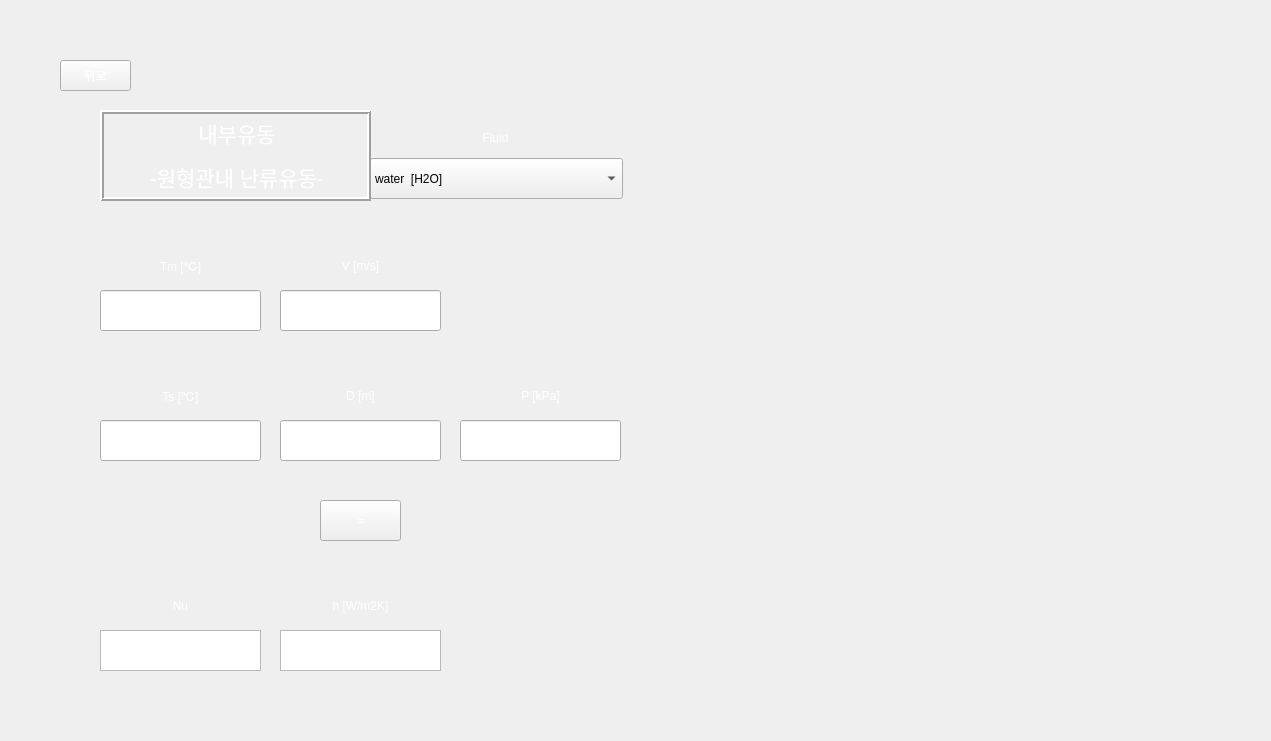
<?xml version="1.0" encoding="UTF-8"?>
<ui version="4.0">
 <class>Form</class>
 <widget class="QWidget" name="Form">
  <property name="geometry">
   <rect>
    <x>0</x>
    <y>0</y>
    <width>1271</width>
    <height>741</height>
   </rect>
  </property>
  <property name="minimumSize">
   <size>
    <width>996</width>
    <height>580</height>
   </size>
  </property>
  <property name="maximumSize">
   <size>
    <width>1271</width>
    <height>741</height>
   </size>
  </property>
  <property name="windowTitle">
   <string>Form</string>
  </property>
  <property name="styleSheet">
   <string notr="true"/>
  </property>
  <widget class="QLineEdit" name="Tm">
   <property name="geometry">
    <rect>
     <x>100</x>
     <y>290</y>
     <width>161</width>
     <height>41</height>
    </rect>
   </property>
   <property name="styleSheet">
    <string notr="true">
font: 14pt &quot;맑은 고딕&quot;;</string>
   </property>
  </widget>
  <widget class="QLabel" name="label_2">
   <property name="geometry">
    <rect>
     <x>280</x>
     <y>240</y>
     <width>161</width>
     <height>51</height>
    </rect>
   </property>
   <property name="styleSheet">
    <string notr="true">color: qlineargradient(spread:pad, x1:0, y1:1, x2:1, y2:0, stop:0 rgba(255, 255, 255, 255), stop:1 rgba(255, 255, 255, 255));
background-image: url(:/background/버튼2.png);
font: 20pt &quot;맑은 고딕&quot;;</string>
   </property>
   <property name="text">
    <string>V [m/s]</string>
   </property>
   <property name="alignment">
    <set>Qt::AlignCenter</set>
   </property>
  </widget>
  <widget class="QLineEdit" name="V">
   <property name="geometry">
    <rect>
     <x>280</x>
     <y>290</y>
     <width>161</width>
     <height>41</height>
    </rect>
   </property>
   <property name="styleSheet">
    <string notr="true">
font: 14pt &quot;맑은 고딕&quot;;</string>
   </property>
  </widget>
  <widget class="QLabel" name="label_8">
   <property name="geometry">
    <rect>
     <x>100</x>
     <y>370</y>
     <width>161</width>
     <height>51</height>
    </rect>
   </property>
   <property name="styleSheet">
    <string notr="true">color: qlineargradient(spread:pad, x1:0, y1:1, x2:1, y2:0, stop:0 rgba(255, 255, 255, 255), stop:1 rgba(255, 255, 255, 255));
background-image: url(:/background/버튼2.png);
font: 20pt &quot;맑은 고딕&quot;;</string>
   </property>
   <property name="text">
    <string>Ts [℃]</string>
   </property>
   <property name="alignment">
    <set>Qt::AlignCenter</set>
   </property>
  </widget>
  <widget class="QLineEdit" name="P">
   <property name="geometry">
    <rect>
     <x>460</x>
     <y>420</y>
     <width>161</width>
     <height>41</height>
    </rect>
   </property>
   <property name="styleSheet">
    <string notr="true">
font: 14pt &quot;맑은 고딕&quot;;</string>
   </property>
  </widget>
  <widget class="QLineEdit" name="Ts">
   <property name="geometry">
    <rect>
     <x>100</x>
     <y>420</y>
     <width>161</width>
     <height>41</height>
    </rect>
   </property>
   <property name="styleSheet">
    <string notr="true">
font: 14pt &quot;맑은 고딕&quot;;</string>
   </property>
  </widget>
  <widget class="QPushButton" name="check">
   <property name="geometry">
    <rect>
     <x>320</x>
     <y>500</y>
     <width>81</width>
     <height>41</height>
    </rect>
   </property>
   <property name="styleSheet">
    <string notr="true">QPushButton {
color: qlineargradient(spread:pad, x1:0, y1:1, x2:1, y2:0, stop:0 rgba(255, 255, 255, 255), stop:1 rgba(255, 255, 255, 255));
background-image: url(:/background/버튼2.png);
font: 20pt &quot;맑은 고딕&quot;;
}
QPushButton:hover{
border-image: url(:/background/버튼클릭2.png);
}</string>
   </property>
   <property name="text">
    <string>=</string>
   </property>
  </widget>
  <widget class="QLabel" name="label_4">
   <property name="geometry">
    <rect>
     <x>460</x>
     <y>370</y>
     <width>161</width>
     <height>51</height>
    </rect>
   </property>
   <property name="styleSheet">
    <string notr="true">color: qlineargradient(spread:pad, x1:0, y1:1, x2:1, y2:0, stop:0 rgba(255, 255, 255, 255), stop:1 rgba(255, 255, 255, 255));
background-image: url(:/background/버튼2.png);
font: 20pt &quot;맑은 고딕&quot;;</string>
   </property>
   <property name="text">
    <string>P [kPa]</string>
   </property>
   <property name="alignment">
    <set>Qt::AlignCenter</set>
   </property>
  </widget>
  <widget class="QLabel" name="label">
   <property name="geometry">
    <rect>
     <x>100</x>
     <y>240</y>
     <width>161</width>
     <height>51</height>
    </rect>
   </property>
   <property name="styleSheet">
    <string notr="true">color: qlineargradient(spread:pad, x1:0, y1:1, x2:1, y2:0, stop:0 rgba(255, 255, 255, 255), stop:1 rgba(255, 255, 255, 255));
background-image: url(:/background/버튼2.png);
font: 20pt &quot;맑은 고딕&quot;;</string>
   </property>
   <property name="text">
    <string>Tm [℃]</string>
   </property>
   <property name="alignment">
    <set>Qt::AlignCenter</set>
   </property>
  </widget>
  <widget class="QLineEdit" name="Dh">
   <property name="geometry">
    <rect>
     <x>280</x>
     <y>420</y>
     <width>161</width>
     <height>41</height>
    </rect>
   </property>
   <property name="styleSheet">
    <string notr="true">
font: 14pt &quot;맑은 고딕&quot;;</string>
   </property>
  </widget>
  <widget class="QLabel" name="label_3">
   <property name="geometry">
    <rect>
     <x>280</x>
     <y>370</y>
     <width>161</width>
     <height>51</height>
    </rect>
   </property>
   <property name="styleSheet">
    <string notr="true">color: qlineargradient(spread:pad, x1:0, y1:1, x2:1, y2:0, stop:0 rgba(255, 255, 255, 255), stop:1 rgba(255, 255, 255, 255));
background-image: url(:/background/버튼2.png);
font: 20pt &quot;맑은 고딕&quot;;</string>
   </property>
   <property name="text">
    <string>D [m]</string>
   </property>
   <property name="alignment">
    <set>Qt::AlignCenter</set>
   </property>
  </widget>
  <widget class="QPushButton" name="pushButton">
   <property name="geometry">
    <rect>
     <x>60</x>
     <y>60</y>
     <width>71</width>
     <height>31</height>
    </rect>
   </property>
   <property name="styleSheet">
    <string notr="true">QPushButton {
color: qlineargradient(spread:pad, x1:0, y1:1, x2:1, y2:0, stop:0 rgba(255, 255, 255, 255), stop:1 rgba(255, 255, 255, 255));
background-image: url(:/background/버튼2.png);
font: 14pt &quot;맑은 고딕&quot;;
}
QPushButton:hover{
border-image: url(:/background/버튼클릭2.png);
}</string>
   </property>
   <property name="text">
    <string>뒤로</string>
   </property>
  </widget>
  <widget class="QLabel" name="label_9">
   <property name="geometry">
    <rect>
     <x>280</x>
     <y>580</y>
     <width>161</width>
     <height>51</height>
    </rect>
   </property>
   <property name="styleSheet">
    <string notr="true">color: qlineargradient(spread:pad, x1:0, y1:1, x2:1, y2:0, stop:0 rgba(255, 255, 255, 255), stop:1 rgba(255, 255, 255, 255));
background-image: url(:/background/버튼2.png);
font: 18pt &quot;맑은 고딕&quot;;</string>
   </property>
   <property name="text">
    <string>h [W/m2K]</string>
   </property>
   <property name="alignment">
    <set>Qt::AlignCenter</set>
   </property>
  </widget>
  <widget class="QTextBrowser" name="textBrowser">
   <property name="geometry">
    <rect>
     <x>100</x>
     <y>630</y>
     <width>161</width>
     <height>41</height>
    </rect>
   </property>
   <property name="styleSheet">
    <string notr="true">
font: 14pt &quot;맑은 고딕&quot;;</string>
   </property>
  </widget>
  <widget class="QLabel" name="label_6">
   <property name="geometry">
    <rect>
     <x>100</x>
     <y>580</y>
     <width>161</width>
     <height>51</height>
    </rect>
   </property>
   <property name="styleSheet">
    <string notr="true">color: qlineargradient(spread:pad, x1:0, y1:1, x2:1, y2:0, stop:0 rgba(255, 255, 255, 255), stop:1 rgba(255, 255, 255, 255));
background-image: url(:/background/버튼2.png);
font: 20pt &quot;맑은 고딕&quot;;</string>
   </property>
   <property name="text">
    <string>Nu</string>
   </property>
   <property name="alignment">
    <set>Qt::AlignCenter</set>
   </property>
  </widget>
  <widget class="QTextBrowser" name="textBrowser_2">
   <property name="geometry">
    <rect>
     <x>280</x>
     <y>630</y>
     <width>161</width>
     <height>41</height>
    </rect>
   </property>
   <property name="styleSheet">
    <string notr="true">
font: 14pt &quot;맑은 고딕&quot;;</string>
   </property>
  </widget>
  <widget class="QLabel" name="label_10">
   <property name="geometry">
    <rect>
     <x>370</x>
     <y>112</y>
     <width>251</width>
     <height>51</height>
    </rect>
   </property>
   <property name="styleSheet">
    <string notr="true">color: qlineargradient(spread:pad, x1:0, y1:1, x2:1, y2:0, stop:0 rgba(255, 255, 255, 255), stop:1 rgba(255, 255, 255, 255));
background-image: url(:/background/버튼2.png);
font: 20pt &quot;맑은 고딕&quot;;</string>
   </property>
   <property name="text">
    <string>Fluid</string>
   </property>
   <property name="alignment">
    <set>Qt::AlignCenter</set>
   </property>
  </widget>
  <widget class="QLabel" name="label_7">
   <property name="geometry">
    <rect>
     <x>0</x>
     <y>0</y>
     <width>1271</width>
     <height>741</height>
    </rect>
   </property>
   <property name="styleSheet">
    <string notr="true">image: url(:/background/배경2.png);</string>
   </property>
   <property name="text">
    <string/>
   </property>
  </widget>
  <widget class="QLabel" name="label_5">
   <property name="geometry">
    <rect>
     <x>680</x>
     <y>50</y>
     <width>541</width>
     <height>641</height>
    </rect>
   </property>
   <property name="styleSheet">
    <string notr="true">image: url(:/background/Dittus boelter.PNG);</string>
   </property>
   <property name="text">
    <string/>
   </property>
  </widget>
  <widget class="QLabel" name="label_11">
   <property name="geometry">
    <rect>
     <x>730</x>
     <y>400</y>
     <width>441</width>
     <height>241</height>
    </rect>
   </property>
   <property name="styleSheet">
    <string notr="true">image: url(:/background/Dittus boelter-2.PNG);</string>
   </property>
   <property name="text">
    <string/>
   </property>
  </widget>
  <widget class="QComboBox" name="fluid_2">
   <property name="geometry">
    <rect>
     <x>370</x>
     <y>158</y>
     <width>253</width>
     <height>41</height>
    </rect>
   </property>
   <property name="styleSheet">
    <string notr="true">background-image: url(:/background/하얀거.png);
font: 11pt &quot;맑은 고딕&quot;;</string>
   </property>
   <item>
    <property name="text">
     <string>water  [H2O]</string>
    </property>
   </item>
   <item>
    <property name="text">
     <string>air</string>
    </property>
   </item>
   <item>
    <property name="text">
     <string>1-Butene  [C4H8]</string>
    </property>
   </item>
   <item>
    <property name="text">
     <string>Acetone  [C3H6O]</string>
    </property>
   </item>
   <item>
    <property name="text">
     <string>Ammonia  [NH3]</string>
    </property>
   </item>
   <item>
    <property name="text">
     <string>Argon  [Ar]</string>
    </property>
   </item>
   <item>
    <property name="text">
     <string>Benzene  [C6H6]</string>
    </property>
   </item>
   <item>
    <property name="text">
     <string>CarbonDioxide  [CO2]</string>
    </property>
   </item>
   <item>
    <property name="text">
     <string>CarbonMonoxide  [CO]</string>
    </property>
   </item>
   <item>
    <property name="text">
     <string>CarbonylSulfide  [COS]</string>
    </property>
   </item>
   <item>
    <property name="text">
     <string>CycloHexane  [C6H12]</string>
    </property>
   </item>
   <item>
    <property name="text">
     <string>CycloPropane  [C3H6]</string>
    </property>
   </item>
   <item>
    <property name="text">
     <string>Cyclopentane  [C5H10]</string>
    </property>
   </item>
   <item>
    <property name="text">
     <string>D4  [C8H24O4Si4]</string>
    </property>
   </item>
   <item>
    <property name="text">
     <string>D5  [C10H30O5Si5]</string>
    </property>
   </item>
   <item>
    <property name="text">
     <string>D6  [C12H36O6Si6]</string>
    </property>
   </item>
   <item>
    <property name="text">
     <string>Deuterium  [D2]</string>
    </property>
   </item>
   <item>
    <property name="text">
     <string>Dichloroethane  [C2Cl2H4]</string>
    </property>
   </item>
   <item>
    <property name="text">
     <string>DiethylEther  [C4H10O]</string>
    </property>
   </item>
   <item>
    <property name="text">
     <string>DimethylCarbonate  [C3H6O3]</string>
    </property>
   </item>
   <item>
    <property name="text">
     <string>DimethylEther  [C2H6O]</string>
    </property>
   </item>
   <item>
    <property name="text">
     <string>Ethane  [C2H6]</string>
    </property>
   </item>
   <item>
    <property name="text">
     <string>Ethanol  [C2H6O]</string>
    </property>
   </item>
   <item>
    <property name="text">
     <string>EthylBenzene  [C8H10]</string>
    </property>
   </item>
   <item>
    <property name="text">
     <string>Ethylene  [C2H4]</string>
    </property>
   </item>
   <item>
    <property name="text">
     <string>EthyleneOxide  [C2H4O]</string>
    </property>
   </item>
   <item>
    <property name="text">
     <string>Fluorine  [F2]</string>
    </property>
   </item>
   <item>
    <property name="text">
     <string>HFE143m  [C2F3H3O]</string>
    </property>
   </item>
   <item>
    <property name="text">
     <string>HeavyWater  [D2O]</string>
    </property>
   </item>
   <item>
    <property name="text">
     <string>Helium  [He]</string>
    </property>
   </item>
   <item>
    <property name="text">
     <string>Hydrogen  [H2]</string>
    </property>
   </item>
   <item>
    <property name="text">
     <string>HydrogenChloride  [ClH]</string>
    </property>
   </item>
   <item>
    <property name="text">
     <string>HydrogenSulfide  [H2S]</string>
    </property>
   </item>
   <item>
    <property name="text">
     <string>IsoButane  [C4H10]</string>
    </property>
   </item>
   <item>
    <property name="text">
     <string>IsoButene  [C4H8]</string>
    </property>
   </item>
   <item>
    <property name="text">
     <string>Isohexane  [C6H14]</string>
    </property>
   </item>
   <item>
    <property name="text">
     <string>Isopentane  [C5H12]</string>
    </property>
   </item>
   <item>
    <property name="text">
     <string>Krypton  [Kr]</string>
    </property>
   </item>
   <item>
    <property name="text">
     <string>MD2M  [C10H30O3Si4]</string>
    </property>
   </item>
   <item>
    <property name="text">
     <string>MD3M  [C12H36O4Si5]</string>
    </property>
   </item>
   <item>
    <property name="text">
     <string>MD4M  [C14H42O5Si6]</string>
    </property>
   </item>
   <item>
    <property name="text">
     <string>MDM  [C8H24O2Si3]</string>
    </property>
   </item>
   <item>
    <property name="text">
     <string>MM  [C6H18OSi2]</string>
    </property>
   </item>
   <item>
    <property name="text">
     <string>Methane  [CH4]</string>
    </property>
   </item>
   <item>
    <property name="text">
     <string>Methanol  [CH4O]</string>
    </property>
   </item>
   <item>
    <property name="text">
     <string>MethylLinoleate  [C19H34O2]</string>
    </property>
   </item>
   <item>
    <property name="text">
     <string>MethylLinolenate  [C19H32O2]</string>
    </property>
   </item>
   <item>
    <property name="text">
     <string>MethylOleate  [C19H36O2]</string>
    </property>
   </item>
   <item>
    <property name="text">
     <string>MethylPalmitate  [C17H34O2]</string>
    </property>
   </item>
   <item>
    <property name="text">
     <string>MethylStearate  [C19H38O2]</string>
    </property>
   </item>
   <item>
    <property name="text">
     <string>Neon  [Ne]</string>
    </property>
   </item>
   <item>
    <property name="text">
     <string>Neopentane  [C5H12]</string>
    </property>
   </item>
   <item>
    <property name="text">
     <string>Nitrogen  [N2]</string>
    </property>
   </item>
   <item>
    <property name="text">
     <string>NitrousOxide  [N2O]</string>
    </property>
   </item>
   <item>
    <property name="text">
     <string>Novec649  [C6F12O]</string>
    </property>
   </item>
   <item>
    <property name="text">
     <string>OrthoDeuterium</string>
    </property>
   </item>
   <item>
    <property name="text">
     <string>OrthoHydrogen</string>
    </property>
   </item>
   <item>
    <property name="text">
     <string>Oxygen  [O2]</string>
    </property>
   </item>
   <item>
    <property name="text">
     <string>ParaDeuterium</string>
    </property>
   </item>
   <item>
    <property name="text">
     <string>ParaHydrogen</string>
    </property>
   </item>
   <item>
    <property name="text">
     <string>Propylene  [C3H6]</string>
    </property>
   </item>
   <item>
    <property name="text">
     <string>Propyne  [C3H4]</string>
    </property>
   </item>
   <item>
    <property name="text">
     <string>R11</string>
    </property>
   </item>
   <item>
    <property name="text">
     <string>R113</string>
    </property>
   </item>
   <item>
    <property name="text">
     <string>R114</string>
    </property>
   </item>
   <item>
    <property name="text">
     <string>R115</string>
    </property>
   </item>
   <item>
    <property name="text">
     <string>R116</string>
    </property>
   </item>
   <item>
    <property name="text">
     <string>R12</string>
    </property>
   </item>
   <item>
    <property name="text">
     <string>R123</string>
    </property>
   </item>
   <item>
    <property name="text">
     <string>R1233zd(E)</string>
    </property>
   </item>
   <item>
    <property name="text">
     <string>R1234yf</string>
    </property>
   </item>
   <item>
    <property name="text">
     <string>R1234ze(E)</string>
    </property>
   </item>
   <item>
    <property name="text">
     <string>R1234ze(Z)</string>
    </property>
   </item>
   <item>
    <property name="text">
     <string>R124</string>
    </property>
   </item>
   <item>
    <property name="text">
     <string>R1243zf</string>
    </property>
   </item>
   <item>
    <property name="text">
     <string>R125</string>
    </property>
   </item>
   <item>
    <property name="text">
     <string>R13</string>
    </property>
   </item>
   <item>
    <property name="text">
     <string>R134a</string>
    </property>
   </item>
   <item>
    <property name="text">
     <string>R13l1</string>
    </property>
   </item>
   <item>
    <property name="text">
     <string>R14</string>
    </property>
   </item>
   <item>
    <property name="text">
     <string>R141b</string>
    </property>
   </item>
   <item>
    <property name="text">
     <string>R142b</string>
    </property>
   </item>
   <item>
    <property name="text">
     <string>R143a</string>
    </property>
   </item>
   <item>
    <property name="text">
     <string>R152A</string>
    </property>
   </item>
   <item>
    <property name="text">
     <string>R161</string>
    </property>
   </item>
   <item>
    <property name="text">
     <string>R21</string>
    </property>
   </item>
   <item>
    <property name="text">
     <string>R218</string>
    </property>
   </item>
   <item>
    <property name="text">
     <string>R22</string>
    </property>
   </item>
   <item>
    <property name="text">
     <string>R227EA</string>
    </property>
   </item>
   <item>
    <property name="text">
     <string>R23</string>
    </property>
   </item>
   <item>
    <property name="text">
     <string>R236EA</string>
    </property>
   </item>
   <item>
    <property name="text">
     <string>R236FA</string>
    </property>
   </item>
   <item>
    <property name="text">
     <string>R245ca</string>
    </property>
   </item>
   <item>
    <property name="text">
     <string>R245fa</string>
    </property>
   </item>
   <item>
    <property name="text">
     <string>R32</string>
    </property>
   </item>
   <item>
    <property name="text">
     <string>R365MFC</string>
    </property>
   </item>
   <item>
    <property name="text">
     <string>R40</string>
    </property>
   </item>
   <item>
    <property name="text">
     <string>R404A</string>
    </property>
   </item>
   <item>
    <property name="text">
     <string>R407C</string>
    </property>
   </item>
   <item>
    <property name="text">
     <string>R41</string>
    </property>
   </item>
   <item>
    <property name="text">
     <string>R410A</string>
    </property>
   </item>
   <item>
    <property name="text">
     <string>R507A</string>
    </property>
   </item>
   <item>
    <property name="text">
     <string>RC318</string>
    </property>
   </item>
   <item>
    <property name="text">
     <string>SES36</string>
    </property>
   </item>
   <item>
    <property name="text">
     <string>SulfurDioxide  [O2S]</string>
    </property>
   </item>
   <item>
    <property name="text">
     <string>SulfurHexafluoride  [F6S]</string>
    </property>
   </item>
   <item>
    <property name="text">
     <string>Toluene  [C7H8]</string>
    </property>
   </item>
   <item>
    <property name="text">
     <string>Xenon  [Xe]</string>
    </property>
   </item>
   <item>
    <property name="text">
     <string>cis-2-Butene  [C4H8]</string>
    </property>
   </item>
   <item>
    <property name="text">
     <string>m-Xylene  [C8H10]</string>
    </property>
   </item>
   <item>
    <property name="text">
     <string>n-Butane  [C4H10]</string>
    </property>
   </item>
   <item>
    <property name="text">
     <string>n-Decane  [C10H22]</string>
    </property>
   </item>
   <item>
    <property name="text">
     <string>n-Dodecane  [C12H26]</string>
    </property>
   </item>
   <item>
    <property name="text">
     <string>n-Heptane  [C7H16]</string>
    </property>
   </item>
   <item>
    <property name="text">
     <string>n-Hexane  [C6H14]</string>
    </property>
   </item>
   <item>
    <property name="text">
     <string>n-Nonane  [C9H20]</string>
    </property>
   </item>
   <item>
    <property name="text">
     <string>n-Octane  [C8H18]</string>
    </property>
   </item>
   <item>
    <property name="text">
     <string>n-Pentane  [C5H12]</string>
    </property>
   </item>
   <item>
    <property name="text">
     <string>n-Propane  [C3H8]</string>
    </property>
   </item>
   <item>
    <property name="text">
     <string>n-Undecane  [C11H24]</string>
    </property>
   </item>
   <item>
    <property name="text">
     <string>o-Xylene  [C8H10]</string>
    </property>
   </item>
   <item>
    <property name="text">
     <string>p-Xylene  [C8H10]</string>
    </property>
   </item>
   <item>
    <property name="text">
     <string>trans-2-Butene  [C4H8]</string>
    </property>
   </item>
  </widget>
  <widget class="QLabel" name="label_13">
   <property name="geometry">
    <rect>
     <x>100</x>
     <y>110</y>
     <width>271</width>
     <height>91</height>
    </rect>
   </property>
   <property name="styleSheet">
    <string notr="true">font: 10pt &quot;맑은 고딕&quot;;
color: rgb(255, 255, 255);
background-image: url(:/background/버튼2.png);</string>
   </property>
   <property name="frameShape">
    <enum>QFrame::Box</enum>
   </property>
   <property name="frameShadow">
    <enum>QFrame::Raised</enum>
   </property>
   <property name="lineWidth">
    <number>2</number>
   </property>
   <property name="text">
    <string>&lt;!DOCTYPE HTML PUBLIC &quot;-//W3C//DTD HTML 4.0//EN&quot; &quot;http://www.w3.org/TR/REC-html40/strict.dtd&quot;&gt;
&lt;html&gt;&lt;head&gt;&lt;meta name=&quot;qrichtext&quot; content=&quot;1&quot; /&gt;&lt;style type=&quot;text/css&quot;&gt;
p, li { white-space: pre-wrap; }
&lt;/style&gt;&lt;/head&gt;&lt;body style=&quot; font-family:'맑은 고딕'; font-size:10pt; font-weight:400; font-style:normal;&quot;&gt;
&lt;p align=&quot;center&quot; style=&quot; margin-top:12px; margin-bottom:12px; margin-left:0px; margin-right:0px; -qt-block-indent:0; text-indent:0px;&quot;&gt;&lt;span style=&quot; font-size:16pt;&quot;&gt;내부유동&lt;/span&gt;&lt;/p&gt;
&lt;p align=&quot;center&quot; style=&quot; margin-top:12px; margin-bottom:12px; margin-left:0px; margin-right:0px; -qt-block-indent:0; text-indent:0px;&quot;&gt;&lt;span style=&quot; font-size:16pt;&quot;&gt;-원형관내 난류유동-&lt;/span&gt;&lt;/p&gt;&lt;/body&gt;&lt;/html&gt;</string>
   </property>
   <property name="buddy">
    <cstring>pushButton</cstring>
   </property>
  </widget>
  <zorder>label_7</zorder>
  <zorder>label_2</zorder>
  <zorder>V</zorder>
  <zorder>label_8</zorder>
  <zorder>Ts</zorder>
  <zorder>check</zorder>
  <zorder>label_4</zorder>
  <zorder>label</zorder>
  <zorder>label_3</zorder>
  <zorder>pushButton</zorder>
  <zorder>label_9</zorder>
  <zorder>label_6</zorder>
  <zorder>textBrowser_2</zorder>
  <zorder>label_10</zorder>
  <zorder>label_5</zorder>
  <zorder>label_11</zorder>
  <zorder>Tm</zorder>
  <zorder>P</zorder>
  <zorder>Dh</zorder>
  <zorder>fluid_2</zorder>
  <zorder>label_13</zorder>
  <zorder>textBrowser</zorder>
 </widget>
 <resources>
  <include location="../resource/resources.qrc"/>
 </resources>
 <connections/>
</ui>
